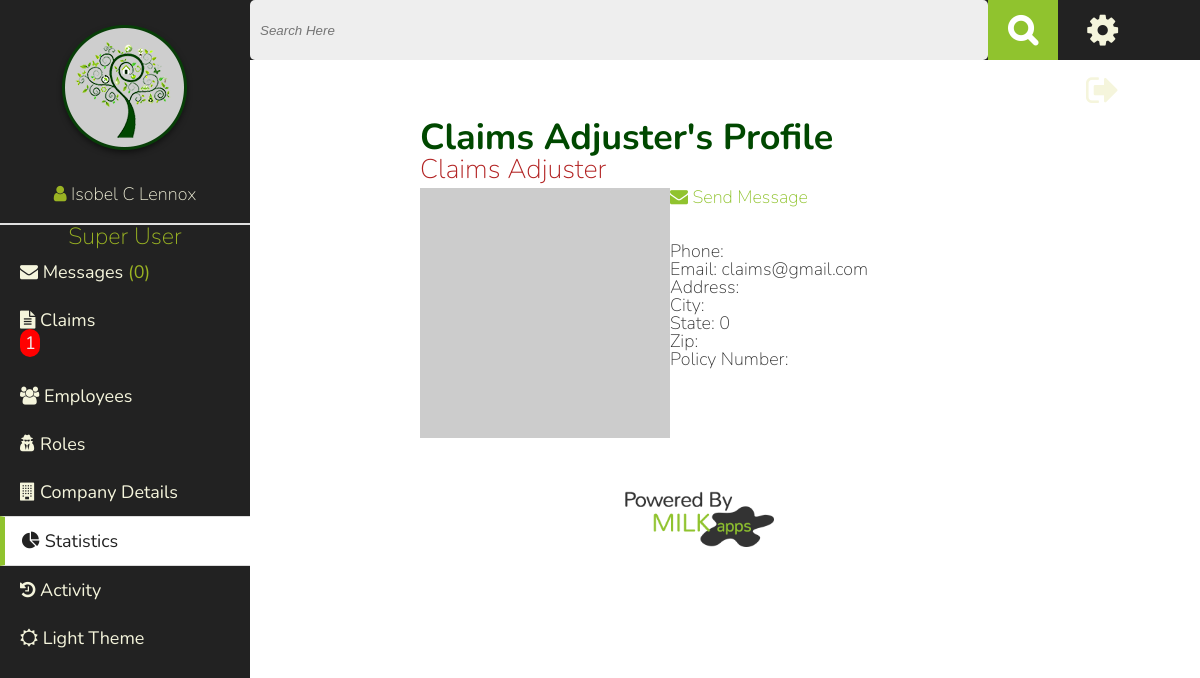
Page /profile.php?user=9 (signed in) on the committed database.
### tables this page shows
CREATE TABLE IF NOT EXISTS `company_details` (
  `id` int(11) NOT NULL,
  `logo` varchar(60) DEFAULT NULL,
  `name` varchar(60) NOT NULL,
  `address` varchar(60) NOT NULL,
  `city` varchar(60) NOT NULL,
  `state` varchar(20) NOT NULL,
  `zip` varchar(10) NOT NULL,
  `phone` varchar(20) NOT NULL,
  `content` varchar(500) NOT NULL
);

CREATE TABLE IF NOT EXISTS `roles` (
  `id` int(11) NOT NULL,
  `name` varchar(60) NOT NULL
);

CREATE TABLE IF NOT EXISTS `users` (
  `id` int(11) NOT NULL,
  `is_employee` int(1) NOT NULL,
  `role` int(7) NOT NULL,
  `is_verified` int(1) NOT NULL,
  `email` varchar(100) NOT NULL,
  `password` varchar(60) NOT NULL,
  `first_name` varchar(60) NOT NULL,
  `last_name` varchar(60) NOT NULL,
  `address` varchar(150) NOT NULL,
  `city` varchar(60) NOT NULL,
  `state` int(7) NOT NULL,
  `zip` varchar(10) NOT NULL,
  `phone` varchar(20) NOT NULL,
  `theme` int(1) NOT NULL,
  `policy_number` varchar(150) NOT NULL,
  `profile_content` varchar(500) NOT NULL,
  `avatar` varchar(200) NOT NULL,
  `account_disabled` int(1) NOT NULL
);

### inc/functions.php (called while the page is built, shortened)
<?php ob_start();
function find_user_by_id($user_id) {
    global $connection;
    $safe_user_id = mysqli_real_escape_string($connection, $user_id);
    $query  = "SELECT * ";
    $query .= "FROM users ";
    $query .= "WHERE id = {$safe_user_id} ";
    $query .= "LIMIT 1";
    $user_set = mysqli_query($connection, $query);
    if($user = mysqli_fetch_assoc($user_set)) {
        return $user;
    } else {
        return null;
    }
}
?>

### profile.php (the view, shortened to what this page needs)
<?php include("inc/header.php");
if(isset($_GET['user'])){
    $user_id=$_GET['user'];
    $find_user = find_user_by_id($user_id);
    $username= $find_user['first_name']." ".$find_user['last_name'];
}else{
    $user_id=$_SESSION['user_id'];
    $username = $_SESSION['username'];
}
if($_SESSION['is_employee']==1 || $user_id == $_SESSION['user_id']){
    $query  = "SELECT * FROM users WHERE id={$user_id} LIMIT 1";
    $result = mysqli_query($connection, $query);
     $num_rows=mysqli_num_rows($result);
    if($num_rows ==1){
        $profile_array=mysqli_fetch_assoc($result);
                $role_query  = "SELECT * FROM roles WHERE id={$profile_array['role']}";
                $roleresult = mysqli_query($connection, $role_query);
                if($roleresult){
                    $role=mysqli_fetch_assoc($roleresult);
                }
        $content=$profile_array['profile_content'];
        $avatar=$profile_array['avatar'];
        if(empty($avatar)){
        $avatar="http://lorempixel.com/250/250/abstract";
        }
?>
    <h2> <?php echo $username; ?>'s Profile </h2>
    <h3><?php echo $role['name']; ?></h3>
    <div id="profile">
        <section id="avatar" class="left"> <img src="<?php echo $avatar; ?>" alt="profile image">
         </section>
         <a href="messages.php?new&name=<?php echo $username; ?>&route=<?php echo $profile_array['id']; ?>"> <i class="fa fa-envelope"></i> Send Message</a><br/>
        <section id="profile-content"> <?php echo $content; ?>
       <?php
        echo "<br/><Br/>";
        echo "Phone: ".$profile_array['phone']."<br/>";
        echo "Email: ".$profile_array['email']."<br/>";
        echo "Address: ".$profile_array['address']."<br/>";
        echo "City: ".$profile_array['city']."<br/>";
        echo "State: ".$profile_array['state']."<br/>";
        echo "Zip: ".$profile_array['zip']."<br/>";
        echo "Policy Number: ".$profile_array['policy_number']."<br/>";
        ?>
        </section>
    </div>
  <?php
    }else{
        echo "This user does not exist";
    }
}else{
    echo "You do not have permission to view this profile.";
}?>
<?php include("inc/footer.php"); ?>

### inc/header.php (shortened to what this page needs)
<?php require_once("inc/session.php");
require_once("inc/functions.php");
?>
<!DOCTYPE html>
<html>
    <head>
        <?php if(isset($_SESSION['theme'])){
        if($_SESSION['theme']==1){
                     ?>
                    <link rel="stylesheet" href="css/style.css">
                    <link rel="stylesheet" href="css/dark-theme.css">
            <?php  }else{
                      ?>
                    <link rel="stylesheet" href="css/style.css">
            <?php   }
        }else{ ?>
            <link rel="stylesheet" href="css/style.css">
        <?php } ?>
        <link rel="stylesheet" href="//maxcdn.bootstrapcdn.com/font-awesome/4.3.0/css/font-awesome.min.css">
    </head>
<body>
<nav>
  <div class= 'logo_user'>
    <?php
        $logo_query="SELECT * FROM company_details";
        $logo_found=mysqli_query($connection, $logo_query);;
        if($logo_found){
            $details=mysqli_fetch_assoc($logo_found);
            $logo=$details['logo'];
        }else{
            $logo="img/under_my_roof_sm.png";
        }
        ?>
    <a href="index.php"><img src="<?php echo $logo; ?>" alt="Greenwell Bank Logo"></a><br>
    <i class="fa fa-user"> </i> <a title="Your Profile" href="profile.php"><?php echo $_SESSION['username']; ?></a>
  </div>
<?php
if($_SESSION['is_employee']==0){
         ?>
        <ul>
         <?php
                if(!isset($current_page) || $current_page=="dashboard"){
                    echo "<li class=\"current_page\"><a href=\"index.php\"><i class=\"fa fa-tachometer\"></i> Dashboard</a></li>";
                }else{
                   echo " <li><a href=\"index.php\"><i class=\"fa fa-tachometer\"></i> Dashboard</a></li>";
                }
            ?>
                <?php
                if(isset($current_page) && $current_page=="inventory"){
                    echo "<li class=\"current_page\"><a href='inventory.php'><i class=\"fa fa-cubes\"></i> Inventory</a>";
                    echo "<ul>";
                    if(isset($sub_page)&&($sub_page == "add_item")) {
                      echo "<li class=\"sub_page\"><a href='add_item.php'><i class=\"fa fa-plus\"></i> Add Item</a></li>";
                    } else {
                      echo "<li><a href=\"add_item.php\"><i class=\"fa fa-plus\"></i> Add Item</a></li>";
                    }
                    if(isset($sub_page)&&($sub_page == "view_rooms")) {
                      echo "<li class=\"sub_page\"><a href='rooms.php'><i class=\"fa fa-eye\"></i> View Rooms</a></li>";
                    } else {
                      echo "<li><a href='rooms.php'><i class=\"fa fa-eye\"></i> View Rooms</a></li>";
                    }
                    echo "</ul></li>";
                ?>
            <?php
                }else{
                   echo " <li><a href='inventory.php'><i class=\"fa fa-cubes\"></i> Inventory</a> ";
                     ?>
              <ul>
                <li><a href="add_item.php"><i class="fa fa-plus"></i> Add Item</a></li>
                <li><a href="rooms.php"><i class="fa fa-eye"></i> View Rooms</a></li>
              </ul> </li>
               <?php
                }
            if(isset($current_page) && $current_page=="claims"){  ?>
            <li class="current_page"><a href="claim_history.php"><i class="fa fa-folder-open"></i> Claims</a>
            <ul>
          <?php
              if(isset($sub_page)&&($sub_page == "file_claim")) {
                echo "<li class=\"sub_page\"><a href=\"file_new_claim.php\"><i class=\"fa fa-file-text\"></i> File Claim</a></li> ";
              } else {
                echo "<li><a href=\"file_new_claim.php\"><i class=\"fa fa-file-text\"></i> File Claim</a></li>";
              }?>
            </ul>
            </li>
<?php }else{
            $all_query  = "SELECT COUNT(*) as total FROM claims WHERE user_id={$_SESSION['user_id']}";
            $all_result = mysqli_query($connection, $all_query);
            $data=mysqli_fetch_assoc($all_result);
          ?>
            <li><a href="claim_history.php"><i class="fa fa-folder-open"></i> Claims</a> <div class="claim_alert"><?php echo $data['total']; ?></div>
                <ul>
                 <li><a href="file_new_claim.php"><i class="fa fa-file-text"></i> File Claim</a></li>
                </ul>
            </li>
   <?php }
             if(isset($current_page) && $current_page=="activity"){ ?>
            <li class="current_page"><a href="activity.php"><i class="fa fa-history"></i> Activity</a></li>
            <?php }else{ ?>
             <li><a href="activity.php"><i class="fa fa-history"></i> Activity</a></li>
           <?php  }
            if(isset($current_page) && $current_page=="help"){?>
            <li class="current_page"><a href="help.php"><i class="fa fa-question"></i> Help</a></li>
             <?php }else{ ?>
              <li><a href="help.php"><i class="fa fa-question"></i> Help</a></li>
              <?php  } ?>
        </ul>
<?php }else{
     ?>
     <?php
    $role_query  = "SELECT * FROM roles WHERE id={$_SESSION['role']}";
    $role_result = mysqli_query($connection, $role_query);
    if($role_result){
        $role=mysqli_fetch_assoc($role_result);
        echo "<h4>".$role['name']."</h4>";
    }
    $claim_notification="SELECT COUNT(*) as total FROM claims WHERE status_id=0";
    $result=mysqli_query($connection, $claim_notification);
    $data=mysqli_fetch_assoc($result);
    $total= $data['total'];
   $role=0;
     foreach($_SESSION['permissions'] as $key => $val){
        if($val==3){
            $role++;
        }
    }  ?>
            <ul>
                   <?php
                    $message_query="SELECT COUNT(*) as messages FROM messages WHERE sent_to={$_SESSION['user_id']} AND viewed=0";
                    $message_found=mysqli_query($connection, $message_query);
                    $mes=mysqli_fetch_assoc($message_found);
                    $num_messg= $mes['messages'];
                    ?>
                <?php  if(isset($current_page) &&  $current_page=="messages"){ ?>
                        <li class="current_page"><a href="messages.php"><i class="fa fa-envelope"></i> Messages </a>(<?php echo $num_messg; ?>)</li>
              <?php  }else{ ?>
                      <li><a href="messages.php"><i class="fa fa-envelope"></i> Messages </a>(<?php echo $num_messg; ?>)</li>
             <?php   } ?>
                <?php
                      if(isset($current_page) && $current_page=="claims"){ ?>
                <li class="current_page"><a href="claims.php?pending"><i class="fa fa-file-text"></i> Claims </a><div class="claim_alert"><?php echo $total; ?></div></li>
              <?php  }else{ ?>
                <li><a href="claims.php?pending"><i class="fa fa-file-text"></i> Claims </a><div class="claim_alert"><?php echo $total; ?></div></li>
             <?php   } ?>
                <?php  if(isset($current_page) && $current_page=="employees"){ ?>
                        <li class="current_page"><a href="employees.php"><i class="fa fa-users"></i> Employees</a></li>
              <?php  }else{ ?>
                     <li><a href="employees.php"><i class="fa fa-users"></i> Employees</a></li>
             <?php   } ?>
                <?php  if(isset($current_page) && $current_page=="roles"){
                        if($role == 1){ ?>
                            <li class="current_page"><a href="roles.php"><i class="fa fa-user-secret"></i> Roles</a></li>
                        <?php }?>
              <?php  }else{
                        if($role == 1){ ?>
                <li><a href="roles.php"><i class="fa fa-user-secret"></i> Roles</a></li>
                <?php }?>
             <?php   } ?>
            <?php  if(isset($current_page) && $current_page=="company"){ ?>
                        <li class="current_page"><a href="company_details.php"><i class="fa fa-building"></i> Company Details</a></li>
              <?php  }else{ ?>
                      <li><a href="company_details.php"><i class="fa fa-building"></i> Company Details</a></li>
             <?php   } ?>
               <?php  if(!isset($current_page) || $current_page=="dashboard"){ ?>
                        <li class="current_page"><a href="index.php"><i class="fa fa-pie-chart"></i> Statistics</a></li>
              <?php  }else{ ?>
                  <li><a href="index.php"><i class="fa fa-pie-chart"></i> Statistics</a></li>
             <?php   } ?>
                <?php if(isset($current_page) && $current_page=="activity"){ ?>
                <li class="current_page"><a href="activity.php"><i class="fa fa-history"></i> Activity</a></li>
                    <?php }else{ ?>
                     <li><a href="activity.php" ><i class="fa fa-history"></i> Activity</a></li>
                   <?php  } ?>
            </ul>
<?php }  ?>
            <ul id="themes">
                 <?php if(isset($_SESSION['theme'])){
            if($_SESSION['theme']==1){
                  echo "<li><a href=\"edit.php?theme\"><i class=\"fa fa-sun-o\"></i> Light Theme</a></li>";
                    }else{
                    echo "<li><a href=\"edit.php?theme\"><i class=\"fa fa-moon-o\"></i> Dark Theme</a></li>";
                    }
                }else{
            echo "<li><a href=\"edit.php?theme\"><i class=\"fa fa-moon-o\"></i> Dark Theme</a></li>";
            }
        ?>
             </ul>
          </nav>
<header>
    <div class="search_container">
        <form class='search' action="search.php" method="POST">
          <input type="search" placeholder='Search Here' name="query" id="searchbar">
          <input type="submit" name="search" id="nav_search" value="&#xf002;">
      </form>
  </div>
    <div class="account_links">
        <div>
          <a title="Manage Account Settings" href="settings.php?user=<?php echo $_SESSION['user_id'] ?>"><i id="spinCog" class="fa fa-cog fa-2x"></i></a>
        </div>
        <div>
          <a title="Log Out" href="logout.php"><i class="fa fa-sign-out fa-2x"></i></a>
        </div>
    </div>
</header>
        <div class="clearfix" id="page">
              <div class="content_wrapper">

### rows in the picture
company_details: logo (picture)
roles: name "Super User"
users: username "Claims Adjuster", email "claims@gmail.com", state "0"
roles: name "Claims Adjuster"

### other values in the picture
$_SESSION['username'] "Isobel C Lennox"
$num_messg "0"
$total "1"
